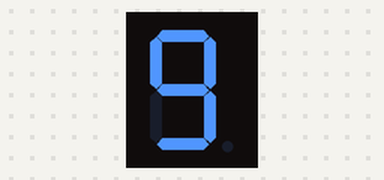
Bench run of a program on a simulated Arduino Uno, built with avr-gcc and run on an emulated ATmega328P. On the bench: 1-digit seven-segment display. Wiring (inferred from the names in the program): 1-digit 7-segment display, segments lit when LOW: segments pin 2, pin 3, pin 4, pin 5, pin 6, pin 7, pin 8. The segment pins are drawn as the display they are named for.

Above: at 0.1 s.
At 1.1 s:
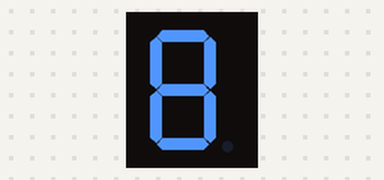
At 2.1 s:
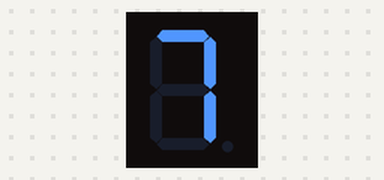
At 4.1 s:
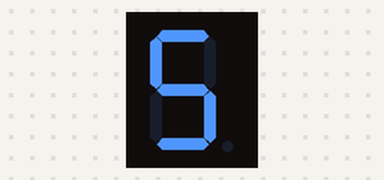
At 6.1 s:
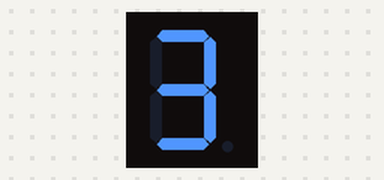
At 9.1 s:
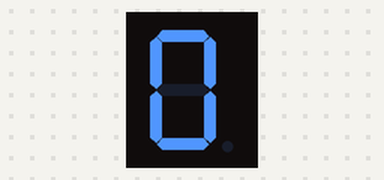

Measured:
- by itself, everything shown: repeats every 11.7 s, in 15 steps
- what the display in image 1 shows lasts 1.0 s, from 1.0 s to 2.0 s
- what the display in image 5 shows lasts 1.7 s, from 9.0 s to 10.7 s

The program:

main.cpp
```cpp
#include <Arduino.h> // Esta é a declaração da biblioteca base
// Mapeamento dos pinos para os segmentos (a, b, c, d, e, f, g)
const int segmentos[7] = {2, 3, 4, 5, 6, 7, 8};

// Matriz com os números de 0 a 9 para ANODO COMUM
// 0 = Aceso, 1 = Apagado
byte numeros[10][7] = {
  {0, 0, 0, 0, 0, 0, 1}, // 0
  {1, 0, 0, 1, 1, 1, 1}, // 1
  {0, 0, 1, 0, 0, 1, 0}, // 2
  {0, 0, 0, 0, 1, 1, 0}, // 3
  {1, 0, 0, 1, 1, 0, 0}, // 4
  {0, 1, 0, 0, 1, 0, 0}, // 5
  {0, 1, 0, 0, 0, 0, 0}, // 6
  {0, 0, 0, 1, 1, 1, 1}, // 7
  {0, 0, 0, 0, 0, 0, 0}, // 8
  {0, 0, 0, 0, 1, 0, 0}  // 9
};

void setup() {
  for (int i = 0; i < 7; i++) {
    pinMode(segmentos[i], OUTPUT);
    digitalWrite(segmentos[i], HIGH); // Garante que comece tudo apagado
  }
}

void mostrarNumero(int n) {
  for (int i = 0; i < 7; i++) {
    digitalWrite(segmentos[i], numeros[n][i]);
  }
}

void loop() {
  // Contagem regressiva de 9 a 0
  for (int i = 9; i >= 0; i--) {
    mostrarNumero(i);
    delay(1000); // Espera 1 segundo
  }

  // Pisca o zero ao final
  delay(500);
  for(int j=0; j<3; j++){
    mostrarNumero(0);
    delay(200);
    for(int i=0; i<7; i++) digitalWrite(segmentos[i], HIGH);
    delay(200);
  }
}
```
